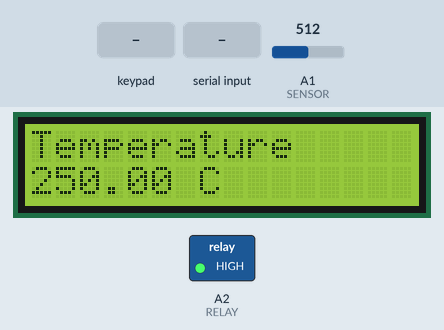
Recording of a sketch running on a simulated Arduino Uno, built with avr-gcc and run on an emulated ATmega328P. Shown: 16×2 character LCD, switched loads named in the sketch (green lamp = pin HIGH). Wiring (inferred from the names in the program): 4×3 keypad with keys 1 2 3 4 5 6 7 8 9 * 0 #: rows pin 7, pin 2, pin 3, pin 5; columns pin 4, pin 6, A0. Dashed ring = blinking. The test bench sets the inputs (shaded band); at power-on: A1 (SENSOR) = 512. Pins used as bus, display or sensor lines are not drawn; what the sketch prints to the serial monitor is not drawn.

Above: at 1.2 s.
1.3 s: keypad keys 1 3 9 7 * pressed 0.4 s apart
At 4.7 s:
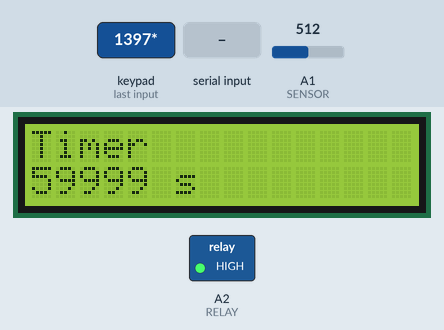
4.8 s: key '2' pressed
At 5.4 s:
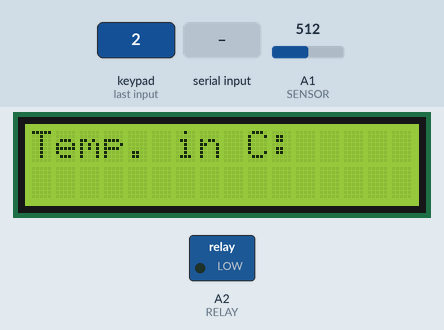
6.4 s: key '0' pressed
At 7.0 s:
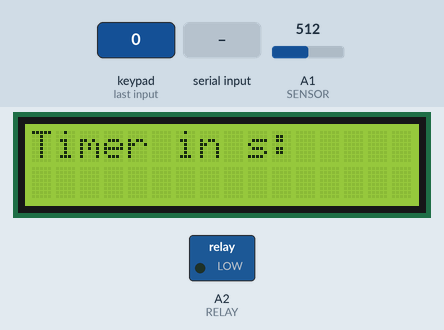
8.0 s: key '0' pressed
At 9.3 s:
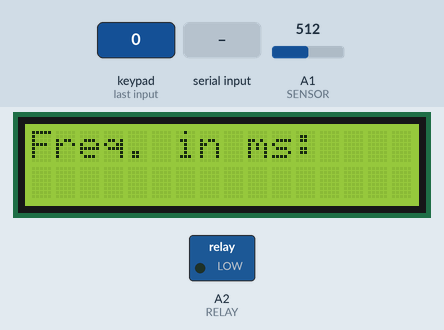
9.6 s: key '0' pressed
At 10.7 s:
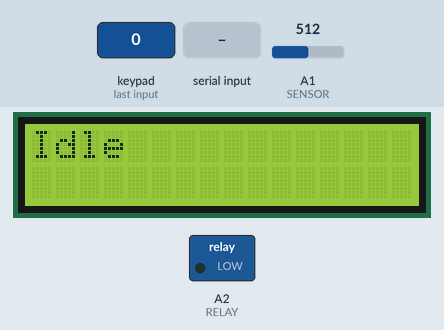
11.2 s: byte 35 (TIME_BUTTON) received over Serial
At 11.6 s:
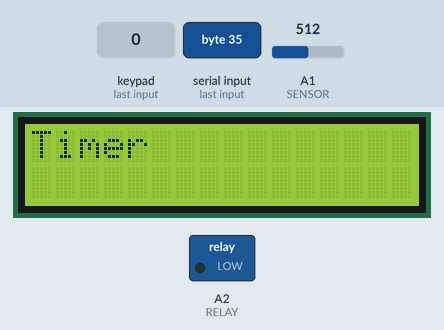
Timing chart, 0 to 14.2 s (numbered marks = the images above; inputs shaded):
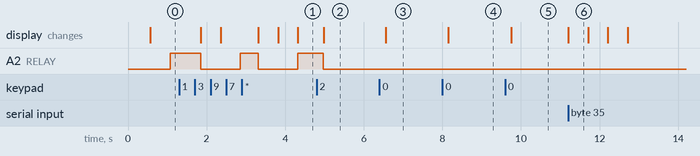

The sketch:

projeto-final.ino
```cpp
#include <LiquidCrystal.h>

/*Defines do numberpad*/
#define N_ROWS 4
#define N_COLUMNS 3
#define DEBOUNCE 20
#define TEMP_BUTTON '*'
#define TIME_BUTTON '#'

/*Defines do input e output*/
#define SENSOR A1
#define RELAY A2

/*
   Valores default
   Primeiro: intervalo em milisegundos entre as checagens de temperatura.
   Segundo: segundos do timer. Terceiro:
   Temperatura limiar em C.
*/
#define INTERVAL 10
#define TIMEOUT  60000
#define THRESHOLD 28

/*Enum que representa os possíveis modos de funcionamento*/
enum Mode {
  Idle,
  Temperature,
  Timer,
  Setup,
  On
};

/*--------------------------------------------------------------------------------------------*/

/*Variáveis que modelam o display*/
LiquidCrystal lcd(13, 12, 11, 10, 9, 8);
String lcdText[2] = {{""}, {""}};

/*Inicializando valores como default*/
unsigned long interval = INTERVAL, timeout = TIMEOUT, threshold = THRESHOLD;

/*Guarda a última vez que foi feita a atualização da temperatura*/
unsigned long lastUpdateTime;

/*Guarda o tempo que o timer começou a contar. timerStamp == 0
  significa que ele não foi inicializado*/
unsigned long timerStamp;

/*Guarda a última leitura do sensor de temperatura*/
int oldSensorValue;

/*Var modo*/
Mode option;

/*Bool que guarda o modo de receiveData. Pode ser por numberpad ou serial*/
bool serial = false;

/*Variáveis do numberpad*/
const int rowPins[] = { 7, 2, 3, 5};
const int columnPins[] = { 6, A0, 4};
const char blank = 0;
const char numberpad[N_ROWS][N_COLUMNS] =
{
  {'1', '2', '3'},
  {'4', '5', '6'},
  {'7', '8', '9'},
  {'*', '0', '#'}
};

/*--------------------------------------------------------------------------------------------*/

/*Função que converte a temperatura para Celsius*/
float tempInCelsius(int sensorValue);

/*Função que verifica se algo foi recebido no Serial, ou do numberpad*/
void receiveData();

/*Lê do numberpad a tecla pressionada*/
char pressedKey();

/*Função de configuração dos parâmetros*/
void firstRun();

/*Mostra uma mensagem e lê um número inteiro do teclado*/
unsigned int getParameter(char message[]);

/*Converte de char[] para int*/
unsigned int stringToUInt(char number[], int numberLength);

/*Limpa todos os estados*/
void clearAllStates();

/*Função auxiliar que configura a var option*/
void set(Mode mode);

/*Função auxiliar que imprime uma mensagem na linha 0 ou 1*/
int printInLcd(String message, int line);

/*--------------------------------------------------------------------------------------------*/

void setup() {
  /*Configuração das saídas*/
  Serial.begin(9600);
  lcd.begin(16, 2);

  /*Configuração das portas*/
  pinMode(SENSOR, INPUT);
  pinMode(RELAY, OUTPUT);
  for (int r = 0; r < N_ROWS; r++) {
    pinMode(rowPins[r], INPUT);
    digitalWrite(rowPins[r], HIGH); //enable pull-up
  }
  for (int c = 0; c < N_COLUMNS; c++) {
    pinMode(columnPins[c], OUTPUT);
    digitalWrite(columnPins[c], HIGH);
  }

  /*Modo default*/
  set(Temperature);
}

void loop() {
  /*Verifica a temperatura de tempos em tempos*/
  if (millis() >= lastUpdateTime + interval) {
    oldSensorValue = analogRead(SENSOR);
    lastUpdateTime = millis();
  }

  /*Lê entrada*/
  receiveData();

  /*Tratamento e comportamento de cada modo*/
  switch (option) {
    case Temperature:
      printInLcd("Temperature ", 0);
      printInLcd(String(tempInCelsius(oldSensorValue)) + " C", 1);

      Serial.print("Temperature ");
      Serial.println(String(tempInCelsius(oldSensorValue)) + " C");

      /*Verifica se a temperatura limiar foi atingida e faz a ação em caso afirmativo*/
      if (tempInCelsius(oldSensorValue) > (float)threshold) {
        digitalWrite(RELAY, HIGH);
      }
      else {
        if (digitalRead(RELAY)) {
          break;
        }
        digitalWrite(RELAY, LOW);
      }
      break;

    case Timer:
      printInLcd("Timer ", 0);
      printInLcd(String((timeout - (millis()/1000 - timerStamp/1000))) + " s", 1);

      Serial.print("Timer ");
      Serial.println((timeout - (millis() - timerStamp)/1000));

      /*Verifica se o timer foi atingido e faz a ação em caso afirmativo*/
      if (millis()/1000 - timerStamp/1000 > timeout) {
        digitalWrite(RELAY, LOW);
        option = Idle;
      }
      else {
        digitalWrite(RELAY, HIGH);
      }
      break;

    case On:
      printInLcd("On ", 0);
      printInLcd(" ", 1);

      Serial.println("On ");
      digitalWrite(RELAY, HIGH);
      break;


    case Idle:
      printInLcd("Idle ", 0);
      printInLcd(" ", 1);

      timerStamp = 0;
  }

}

/*--------------------------------------------------------------------------------------------*/

float tempInCelsius(int sensorValue) {
  float mV = (sensorValue) * (5000 / 1024.0);
  return (mV) / 10.;
}

void receiveData() {
  char key;

  if (Serial.available()) {
    serial = true;
    String inputString = "";

    /*Lê do serial se disponível e constroi a String*/
    while (Serial.available()) {
      key = (char)Serial.read();
      if (key == '0' || key == '1' || key == TIME_BUTTON || key == TEMP_BUTTON) {
        break;
      }
    }
    while (Serial.available()) {
      Serial.read() ;
    }
  }
  else {
    serial = false;
    key = pressedKey();
  }

  switch (key) {
    case TIME_BUTTON:
      set(Timer);
      break;

    case TEMP_BUTTON:
      set(Temperature);
      break;

    case '0':
      set(Idle);
      break;

    case '1':
      set(Setup);
      break;

    case '2':
      set(On);
      break;
  }
}

char pressedKey() {
  char key = blank;
  boolean pressed = false;

  for (int c = 0; c < N_COLUMNS && !pressed; c++) {
    digitalWrite(columnPins[c], LOW);
    for (int r = 0; r < N_ROWS; r++) {
      if (digitalRead(rowPins[r]) == LOW) {
        delay(DEBOUNCE);
      }
      if (digitalRead(rowPins[r]) == LOW) {
        while (digitalRead(rowPins[r]) != HIGH);
        key = numberpad[r][c];
        pressed = true;
        break;
      }
    }
    digitalWrite(columnPins[c], HIGH);
  }
  return key;
}

void firstRun() {
  lcd.clear();
  threshold = getParameter("Temp. in C:");
  timeout =  getParameter("Timer in s:");
  interval = getParameter("Freq. in ms:");
}

unsigned int getParameter(char message[]) {
  lcd.setCursor(0, 0);
  lcd.print(message);
  Serial.println(message);
  if (!serial) {
    char key = pressedKey();
    int numberLength = 0;
    char number[16];
    do {
      if (key != blank && key != TIME_BUTTON) {
        number[numberLength] = key;
        lcd.setCursor(numberLength++, 1);
        lcd.print(key);
      }
      else if (key == TIME_BUTTON && numberLength > 0) {
        number[--numberLength] = ' ';
        lcd.setCursor(numberLength, 1);
        lcd.print(' ');
      }
      key = pressedKey();
    } while (key != TEMP_BUTTON && numberLength < 16);

    lcd.clear();
    return stringToUInt(number, numberLength);
  }
  else {
    int i = 0;
    char inputString[16];
    while (Serial.available()) {
      Serial.read() ;
    }
    while (!Serial.available());
    if (Serial.available()) {
      int temp = Serial.parseInt();
      Serial.println(temp);
      return (unsigned int)temp;
    }
  }
}


unsigned int stringToUInt(char number[], int numberLength) {
  unsigned int digit = 0;
  numberLength--;

  for (int i = numberLength; i >= 0; i--) {
    digit += (number[i] - 48) * round(pow(10., numberLength - i));
  }
  return digit;
}

void clearAllStates() {
  oldSensorValue = analogRead(SENSOR);
  lastUpdateTime = millis();
  option = Idle;
  timerStamp = 0;
  digitalWrite(RELAY, LOW);
}


void set(Mode mode) {
  clearAllStates();

  switch (mode) {
    case Temperature:
      option = Temperature;
      break;

    case Timer:
      option = Timer;
      if (timerStamp == 0) {
        timerStamp = millis();
      }
      break;

    case Idle:
      option = Idle;
      break;

    case Setup:
      firstRun();
      break;

    case On:
      option = On;
      break;
  }
}

int printInLcd(String message, int line) {
  if (message == lcdText[line]) {
    return 0;
  }
  lcdText[line] = message;
  lcd.setCursor(0, line);
  lcd.print("                ");
  lcd.setCursor(0, line);
  lcd.print(lcdText[line]);

  delay(500);
  return 1;
}
```

Measured:
- after the input at 1.3 s, A2 (RELAY): alternates HIGH for 0.45 s and LOW for 1.0 s, starting after 0.55 s; the display: first changes after 0.56 s (image 1 shows a later state)
- after the input at 4.8 s, A2 (RELAY): HIGH → LOW after 0.17 s; the display: changes after 0.18 s (image 2)
- after the input at 6.4 s, the display: changes after 0.15 s (image 3)
- after the input at 8.0 s, the display: changes after 0.15 s (image 4)
- after the input at 9.6 s, the display: changes after 0.16 s (image 5)
- after the input at 11.2 s, the display: changes at once (image 6)
- what the display in image 6 shows lasts 0.5 s, from 11.2 s to 11.7 s
